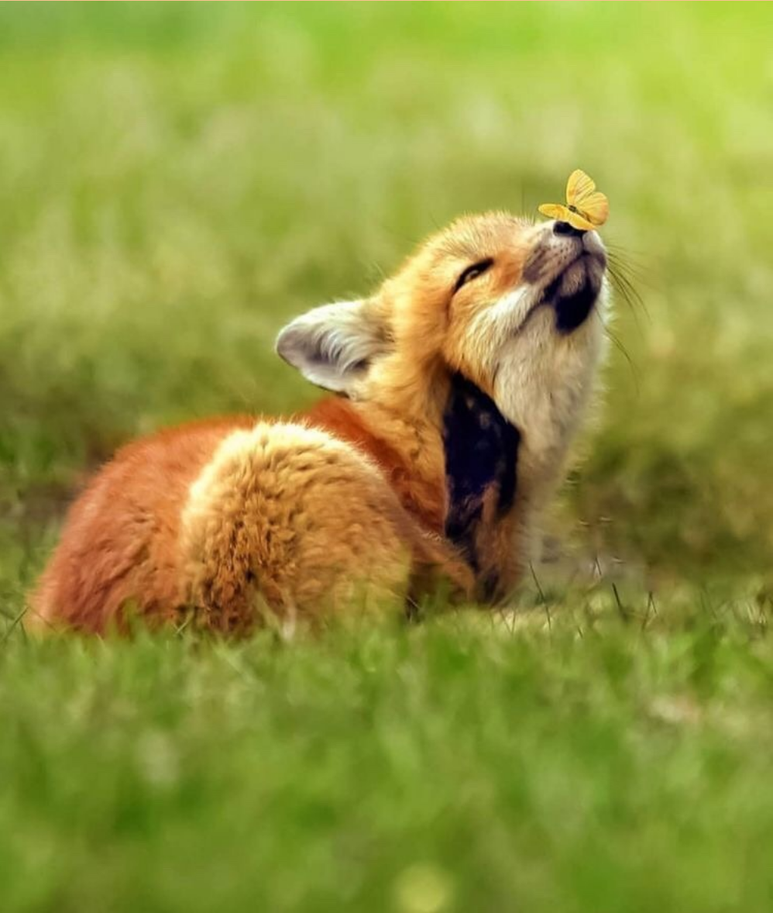
#> input picture opencv/images/fox.png, 773 x 913 px, shrunk from 998 x 1178 before the run, found by its file name
$ jupyter execute color_thresholding.ipynb
#> lines starting #> are read from the running program, lines starting #| are printed output that depends on the picture; after the words box and inside, x2 and y2 are one past the last pixel; in counts of white or black regions, pixels touching at a corner belong together
[cell 1]
import cv2
import numpy as np
import matplotlib.pyplot as plt

[cell 2]
img=cv2.imread("./fox.png")
#> img is the input picture: shape (913, 773, 3); mean B, G, R 61.7, 147.4, 146

[cell 3]
img_rgb=cv2.cvtColor(img,cv2.COLOR_BGR2RGB)
img_hsv=cv2.cvtColor(img,cv2.COLOR_BGR2HSV)
#> img_hsv: shape (913, 773, 3); mean H, S, V 32.1, 159.9, 157.6

[cell 4]
plt.imshow(img_rgb)

[cell 5]
lower_white=np.array([0,0,190])
upper_white=np.array([30,80,255])

[cell 6]
mask=cv2.inRange(img_hsv,lower_white,upper_white)
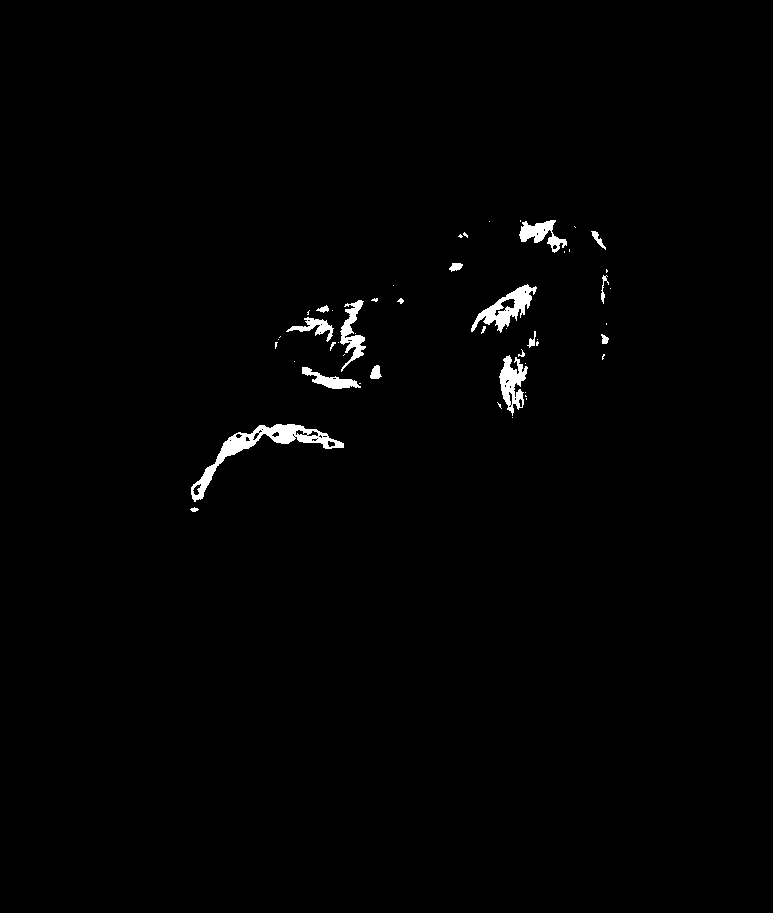
#> mask: shape (913, 773); 1% white; 51 white regions (32 under 20 px), largest, box (x1, y1, x2, y2) and area: (191, 424, 344, 502) 2029, (471, 284, 537, 333) 1136, (499, 355, 528, 416) 893

[cell 7]
plt.imshow(mask)

[cell 8]
black_hsv=np.uint8([[[120,255,0]]])
black_bgr=cv2.cvtColor(black_hsv,cv2.COLOR_HSV2BGR)

[cell 9]
img_res=img.copy()
img_res[mask>0]=black_bgr
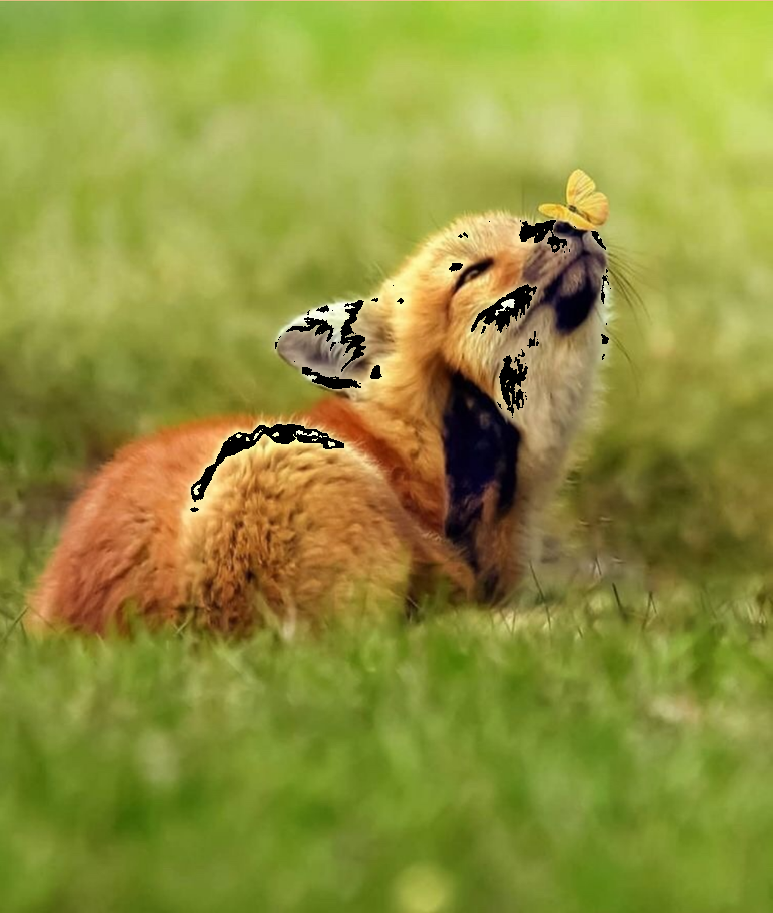
#> img_res: shape (913, 773, 3); 1.02% of pixels changed, all inside (x1, y1, x2, y2) = (190, 220, 611, 512)

[cell 10]
img_res_rgb=cv2.cvtColor(img_res,cv2.COLOR_BGR2RGB)

[cell 11]
fig, axs= plt.subplots(1,3,figsize=(12,6))
axs[0].imshow(img_rgb)
axs[0].set_title("original")
axs[0].axis('off')

axs[1].imshow(mask)
axs[1].set_title("mask")
axs[1].axis('off')


axs[2].imshow(img_res_rgb)
axs[2].set_title("result")
axs[2].axis('off')

plt.tight_layout()
plt.show()
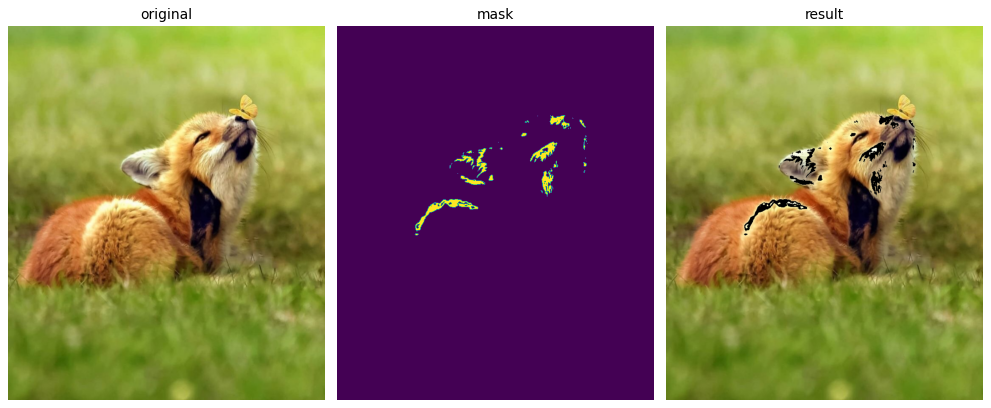
#> figure drawn by matplotlib, 3 panels
